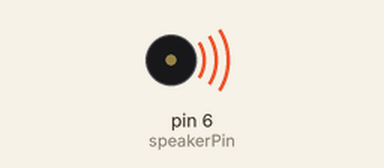
This sketch was run on a simulated Arduino Uno, built with avr-gcc and run on an emulated ATmega328P. Shown: buzzer (waves = sounding).

Above: at 0.21 s.
At 36.08 s:
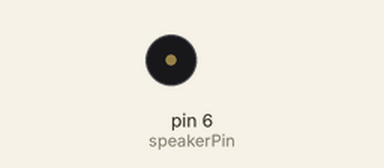
Timing chart, 0 to 40.0 s (numbered marks = the images above):
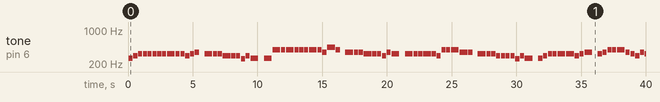

The sketch:

National_Anthem.ino
```cpp
/*
 *          Independance Day Special (15-August-2020)
 *            National Antheme - Jana ~ Gana ~ Mann
 *                  Author : Kapil H. Sonone
 *                    Date : 07-08-2020
 */

int speakerPin = 6;  //Buzzer(+ve) on this PIN

int length = 148; // the number of notes

char notes[] = "cdeeeeeeeeedef eeedddkdc cggggggggfag fffeeedfe eeeeedgggff eeeddddkdc cdeeeedef efgggfedfe eeddddkdc ccggggggggfagffffeeedfe CbC bab aga cdeeeedef ";
int beats[] = {
  1, 1, 1, 1, 1, 1, 1, 1, 2, 1, 1, 1, 1, 1, 1,
  2, 1, 1, 2, 1, 1, 1, 1, 2, 1,
  2, 2, 1, 2, 1, 1, 1, 2, 1, 1, 2, 1, 1,
  2, 1, 1, 2, 1, 1, 1, 1, 2, 1,
  2, 1, 1, 2, 1, 1, 1, 1, 2, 2, 1, 1,
  2, 1, 1, 1, 1, 1, 1, 1, 1, 2, 1,
  1, 1, 1, 1, 2, 2, 1, 1, 2, 1,
  1, 1, 1, 1, 2, 1, 1, 1, 1, 2, 1,
  2, 2, 1, 1, 1, 1, 1, 1, 2, 1,
  1, 1, 1, 1, 2, 1, 1, 2, 1, 1, 1, 1, 1, 1,
  2, 1, 1, 2, 1, 1, 1, 1, 2, 1,
  1, 1, 4, 1, 1, 1, 4, 1, 1, 1, 4, 1,
  1, 1, 1, 1, 1, 1, 1, 1, 4, 1
};
int tempo = 295;

void playTone(int tone, int duration) {
  for (long i = 0; i < duration * 1000L; i += tone * 2) {
    digitalWrite(speakerPin, HIGH);
    delayMicroseconds(tone);
    digitalWrite(speakerPin, LOW);
    delayMicroseconds(tone);
  }
}

void playNote(char note, int duration) {
  char names[] = { 'k', 'c', 'd', 'e', 'f', 'g', 'a', 'b', 'C' };
  int tones[] = { 1948, 1915, 1700, 1519, 1432, 1275, 1136, 1014, 956 };
  for (int i = 0; i < 9; i++) {
    if (names[i] == note) {
      playTone(tones[i], duration);
    }
  }
}

void setup() {
  pinMode(speakerPin, OUTPUT);
}

void loop() {
  for (int i = 0; i < length; i++) {
    if (notes[i] == ' ') {
      delay(beats[i] * tempo); // rest
    } else {
      playNote(notes[i], beats[i] * tempo);
    }

    // pause between notes
    delay(tempo / 4);
  }
  delay(5000);
}
```

Measured:
- by itself, tone on pin 6 (speakerPin): plays 260 Hz for 0.32 s, 293 Hz for 0.32 s, 328 Hz for 0.32 s, 328 Hz for 0.32 s, 328 Hz for 0.32 s, 328 Hz for 0.32 s … (84 notes in this stretch)
